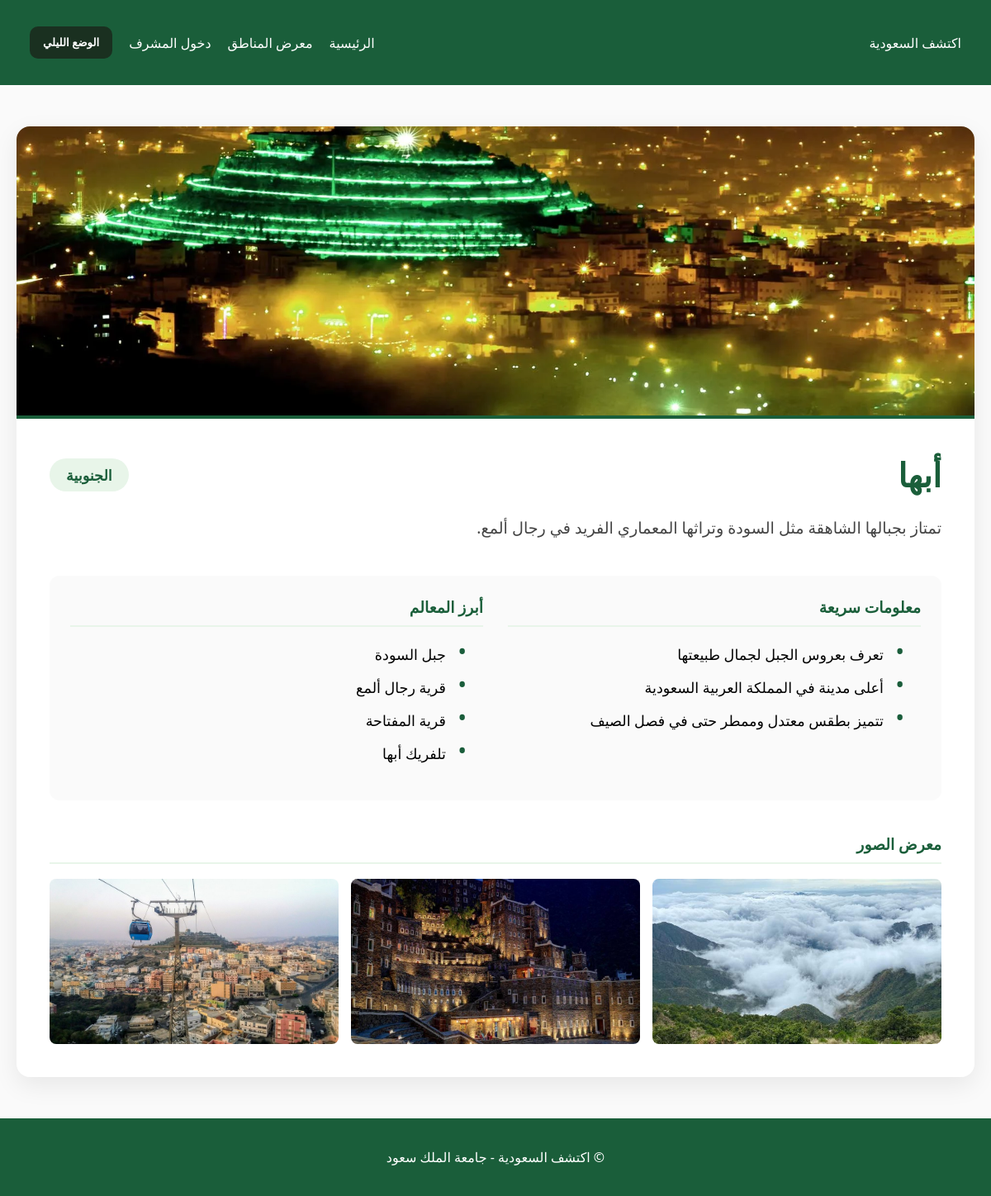
Screenshot of /details.php?id=4 with the database file from the repository.
### tables this page shows
CREATE TABLE `regions` (
  `id` int(11) NOT NULL,
  `name` varchar(100) NOT NULL,
  `category` varchar(50) DEFAULT NULL,
  `description` text DEFAULT NULL,
  `details` text DEFAULT NULL,
  `main_image` varchar(255) DEFAULT NULL,
  `landmarks` text DEFAULT NULL,
  `activities` text DEFAULT NULL,
  `gallery_img1` varchar(255) DEFAULT NULL,
  `gallery_img2` varchar(255) DEFAULT NULL,
  `gallery_img3` varchar(255) DEFAULT NULL,
  `facts` text DEFAULT NULL
);

### details.php (the view, shortened to what this page needs)
<?php
include 'datab.php';
$region_id = intval($_GET['id']);
$query = "SELECT * FROM regions WHERE id = $region_id";
$result = mysqli_query($conn, $query);
if (mysqli_num_rows($result) > 0) {
    $region = mysqli_fetch_assoc($result);
} else {
    echo "<h2 style='text-align:center; margin-top:50px;'>المنطقة غير موجودة.</h2>";
    exit();
}
?>
<!DOCTYPE html>
<html lang="ar" dir="rtl">
<head>
    <link rel="stylesheet" href="style.css">
</head>
<body id="body-tag">
    <header>
        <div class="nav-container">
            <div class="logo">اكتشف السعودية</div>
            <nav>
                <ul>
                    <li><a href="index.php">الرئيسية</a></li>
                    <li><a href="gallery.php">معرض المناطق</a></li>
                    <li><a href="login.php">دخول المشرف</a></li>
                    <li><button id="night-mode-btn" onclick="toggleNightMode()">الوضع الليلي</button></li>
                </ul>
            </nav>
        </div>
    </header>
    <main class="details-page-main">
        <article class="details-card-large">
            <img src="images/<?php echo $region['main_image']; ?>"
                 alt="<?php echo $region['name']; ?>"
                 class="details-main-img">
            <div class="details-card-content">
                <div style="display: flex; justify-content: space-between; align-items: center; margin-bottom: 20px;">
                    <h1 style="color: var(--primary-green); font-size: 2.5rem; margin: 0;">
                        <?php echo $region['name']; ?>
                    </h1>
                    <span class="category-badge">
                        <?php echo $region['category']; ?>
                    </span>
                </div>
                <p class="details-description"><?php echo $region['details']; ?></p>
                <div class="info-grid">
                    <div class="info-column">
                        <h3 class="info-title">معلومات سريعة</h3>
                        <ul>
                            <?php
                            if (!empty($region['facts'])) {
                                $clean_facts = str_replace('،', ',', $region['facts']);
                                $facts_array = explode(',', $clean_facts);
                                foreach ($facts_array as $fact) {
                                    $fact = trim($fact);
                                    if(!empty($fact)) {
                                        echo "<li>" . htmlspecialchars($fact) . "</li>";
                                    }
                                }
                            } else {
                                echo "<li>لا توجد معلومات مضافة حالياً.</li>";
                            }
                            ?>
                        </ul>
                    </div>
                    <div class="info-column">
                        <h3 class="info-title">أبرز المعالم</h3>
                        <ul>
                            <?php
                            if (!empty($region['landmarks'])) {
                                $clean_landmarks = str_replace('،', ',', $region['landmarks']);
                                $landmarks_array = explode(',', $clean_landmarks);
                                foreach ($landmarks_array as $landmark) {
                                    $landmark = trim($landmark);
                                    if(!empty($landmark)) {
                                        echo "<li>" . htmlspecialchars($landmark) . "</li>";
                                    }
                                }
                            } else {
                                echo "<li>لا توجد معالم مضافة حالياً.</li>";
                            }
                            ?>
                        </ul>
                    </div>
                </div>
                <h3 class="info-title" style="margin-top: 40px;">معرض الصور</h3>
                <div class="mini-gallery">
                    <?php if(!empty($region['gallery_img1'])): ?>
                        <img src="images/<?php echo $region['gallery_img1']; ?>" alt="صورة 1">
                    <?php endif; ?>
                    <?php if(!empty($region['gallery_img2'])): ?>
                        <img src="images/<?php echo $region['gallery_img2']; ?>" alt="صورة 2">
                    <?php endif; ?>
                    <?php if(!empty($region['gallery_img3'])): ?>
                        <img src="images/<?php echo $region['gallery_img3']; ?>" alt="صورة 3">
                    <?php endif; ?>
                </div>
            </div>
        </article>
    </main>
    <footer id="footer-tag">
        <p>© اكتشف السعودية - جامعة الملك سعود</p>
    </footer>
</body>
</html>

### style.css (style rules this page uses)
:root { --primary-green: #1a5e3a; --dark-bg: #121212; --light-bg: #fafafa; }
body { font-family: 'Segoe UI', Tahoma, Geneva, Verdana, sans-serif; margin: 0; background-color: var(--light-bg); transition: 0.3s; display: flex; flex-direction: column; min-height: 100vh; }
main { flex: 1; }
header { background-color: var(--primary-green); color: white; padding: 1rem 0; }
.nav-container { display: flex; justify-content: space-between; align-items: center; padding: 0 3%; }
nav ul { list-style: none; display: flex; gap: 20px; align-items: center; }
nav ul li a { color: white; text-decoration: none; }
#night-mode-btn { font-family: inherit; background-color: #1a3020; color: white; border: none; display: flex; align-items: center; justify-content: center; line-height: 1; padding: 13px 16px; border-radius: 10px; cursor: pointer; transition: all 0.3s ease; font-weight: bold; }
#footer-tag { text-align: center; padding: 20px; background-color: var(--primary-green); color: white; }
.details-page-main { display: flex; justify-content: center; align-items: flex-start; padding: 50px 20px; }
.details-card-large { background: white; border-radius: 16px; overflow: hidden; box-shadow: 0 10px 30px rgba(0, 0, 0, 0.08); max-width: 1200px; width: 100%; }
.details-main-img { width: 100%; height: 350px; object-fit: cover; display: block; border-bottom: 4px solid var(--primary-green); }
.details-card-content { padding: 40px; }
.category-badge { background-color: #e8f5e9; color: var(--primary-green); padding: 8px 20px; border-radius: 25px; font-weight: bold; font-size: 1.1rem; }
.details-description { font-size: 1.2rem; line-height: 1.8; color: #444; margin-bottom: 40px; }
.info-column ul { list-style: none; padding: 0; margin-top: 15px; }
.info-column ul li { position: relative; padding-right: 25px; margin-bottom: 12px; font-size: 1.1rem; line-height: 1.6; }
.info-column ul li::before { content: "•"; position: absolute; right: 0; color: #1a5d3b; font-size: 1.8rem; line-height: 1; top: -4px; }
.info-grid { display: grid; grid-template-columns: 1fr 1fr; gap: 30px; background-color: var(--light-bg); padding: 25px; border-radius: 12px; }
.info-title { color: var(--primary-green); border-bottom: 2px solid #e8f5e9; padding-bottom: 10px; margin-top: 0; }
.info-column ul { line-height: 1.8; font-size: 1.1rem; padding-right: 20px; }
.mini-gallery { display: grid; grid-template-columns: repeat(auto-fill, minmax(350px, 1fr)); gap: 15px; }
.mini-gallery img { width: 100%; flex: 1; border-radius: 8px; object-fit: cover; height: 200px; transition: transform 0.3s; }

### rows the page displays
regions: main_image (picture), name "أبها", category "الجنوبية", details "تمتاز بجبالها الشاهقة مثل السودة وتراثها المعماري الفريد في رجال ألمع.", facts "تعرف بعروس الجبل لجمال طبيعتها", facts "أعلى مدينة في المملكة العربية السعودية", facts "تتميز بطقس معتدل وممطر حتى في فصل الصيف", landmarks "جبل السودة", landmarks "قرية رجال ألمع", landmarks "قرية المفتاحة", landmarks "تلفريك أبها", gallery_img1 (picture), gallery_img2 (picture), gallery_img3 (picture)
